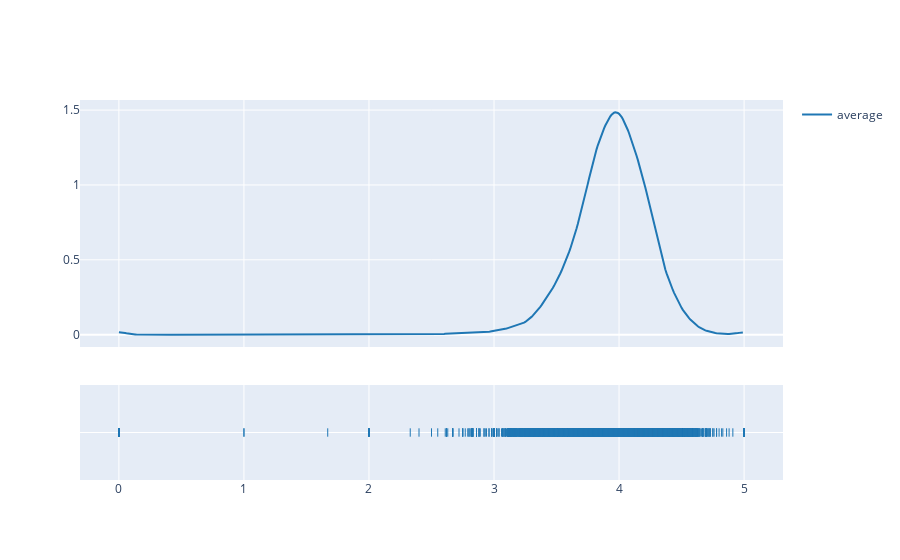

Notebook source saved alongside this figure:
### Code cell
import pandas as pd
import statistics
import csv
import random
import plotly.figure_factory as ff
df=pd.read_csv("normal-dist.csv")
data=df["average"].tolist()
mean=statistics.mean(data)
fig=ff.create_distplot([data], ["average"], show_hist=False)
fig.show()

### Figure 1 — Plotly figure (JSON) as saved in the notebook; plotly's stock layout.template omitted (floating-point values rounded to 4 significant figures; data arrays with more than 128 entries replaced by an {"elided": "..."} marker saying what was removed)
{"data": [{"legendgroup": "average", "marker": {"color": "rgb(31, 119, 180)"}, "mode": "lines", "name": "average", "showlegend": true, "type": "scatter", "x": {"elided": "500 float values"}, "xaxis": "x", "y": {"elided": "500 float values"}, "yaxis": "y"}, {"legendgroup": "average", "marker": {"color": "rgb(31, 119, 180)", "symbol": "line-ns-open"}, "mode": "markers", "name": "average", "showlegend": false, "type": "scatter", "x": {"elided": "11127 float values"}, "xaxis": "x", "y": {"elided": "11127 str values"}, "yaxis": "y2"}], "layout": {"barmode": "overlay", "hovermode": "closest", "legend": {"traceorder": "reversed"}, "xaxis": {"anchor": "y2", "domain": [0, 1], "zeroline": false}, "yaxis": {"anchor": "free", "domain": [0.35, 1], "position": 0}, "yaxis2": {"anchor": "x", "domain": [0, 0.25], "dtick": 1, "showticklabels": false}}}
